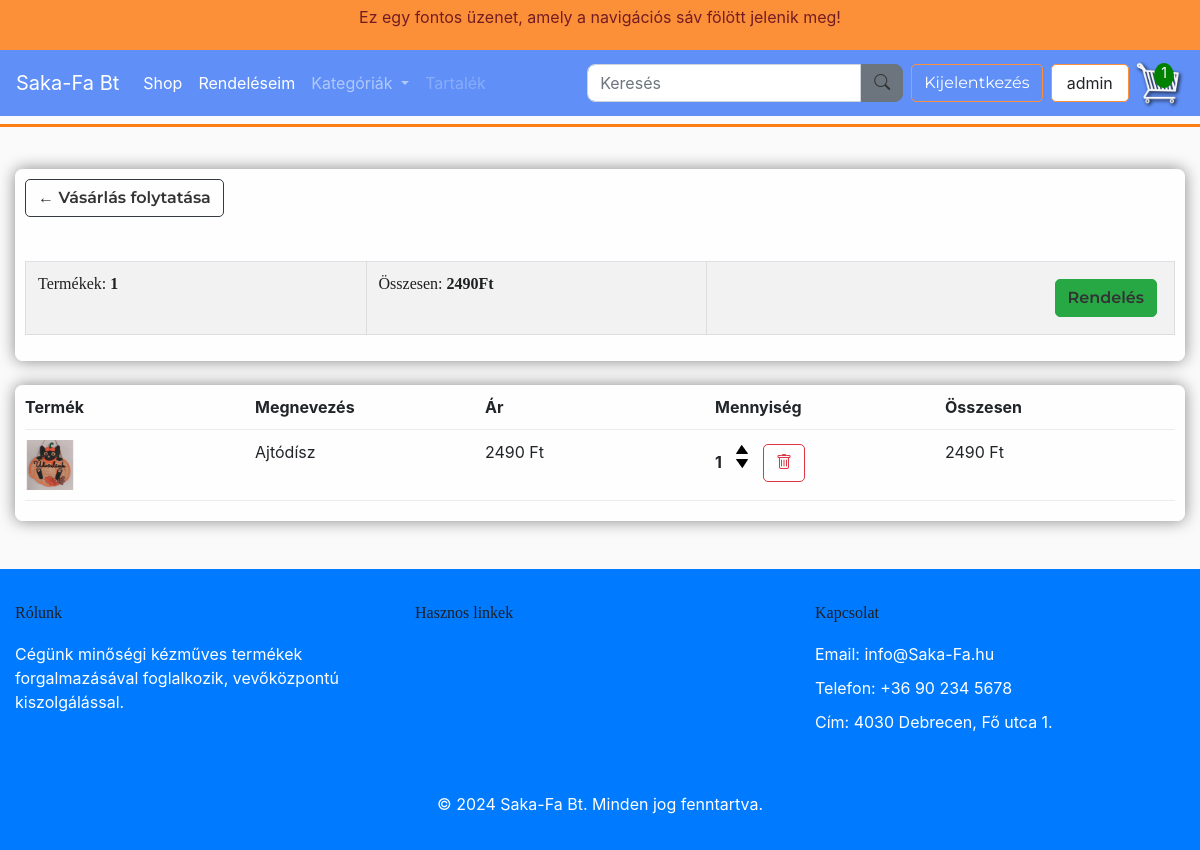
The app's page /cart/ (signed in), older data.
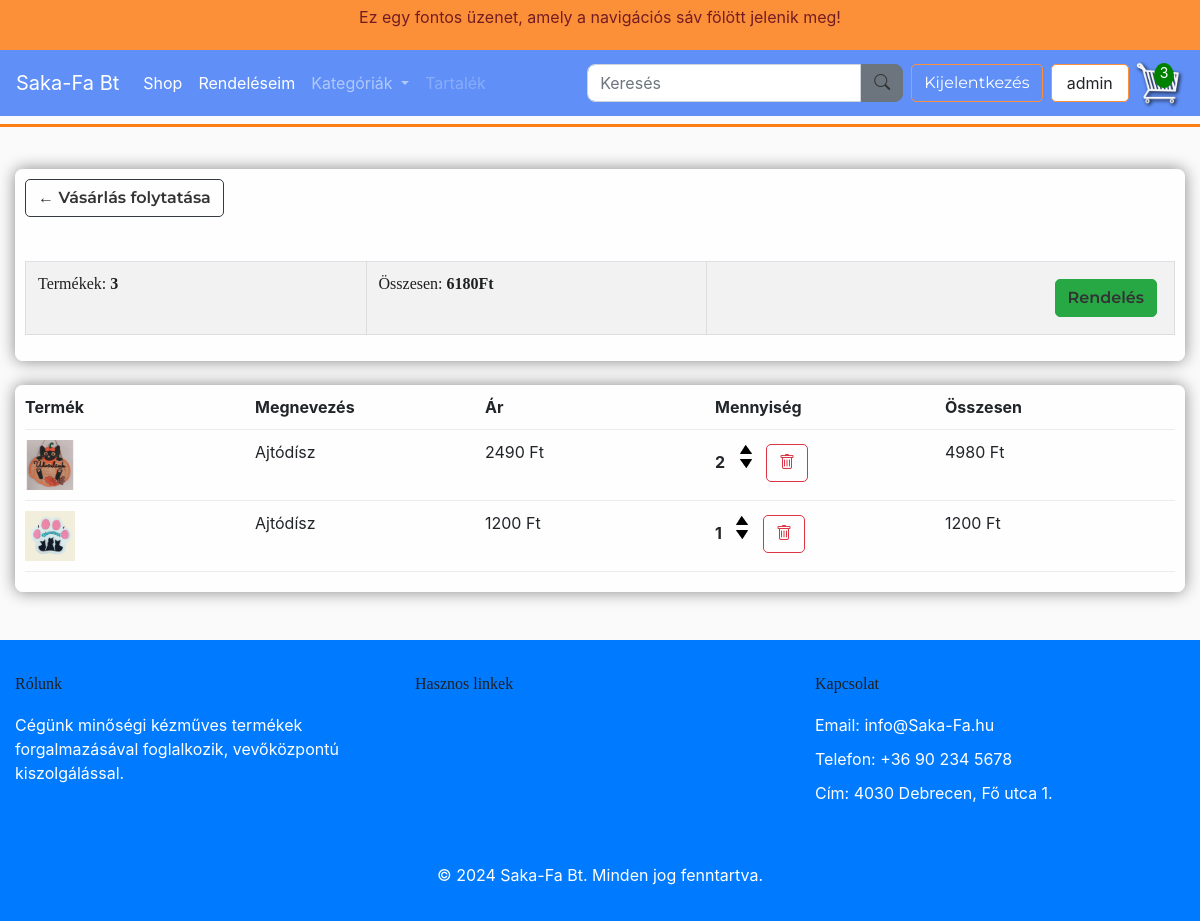
The same page, newer data.
### store/models.py (models this page shows, shortened)
class Order(models.Model):
    customer = models.ForeignKey(Customer, on_delete=models.SET_NULL, null=True, blank=True, verbose_name="Vásárló")
    date_order = models.DateTimeField(auto_now_add=True, verbose_name="Rendelés dátuma")
    complete = models.BooleanField(default=False, verbose_name="Befejezett")
    transaction_id = models.CharField(max_length=100, null=True, verbose_name="Tranzakció azonosító")
    discount_percentage = models.FloatField(default=0)
    class Meta:
        verbose_name = "Rendelés"
        verbose_name_plural = "Rendelések"
    @property
    def get_cart_total(self):
        orderitems = self.orderitem_set.all()
        total = sum([item.get_total for item in orderitems])
        return total
    @property
    def get_cart_items(self):
        orderitems = self.orderitem_set.all()
        total = sum([item.quantity for item in orderitems])
        return total

class OrderItem(models.Model):
    product = models.ForeignKey(Product, on_delete=models.SET_NULL, null=True)
    order = models.ForeignKey(Order, on_delete=models.SET_NULL, null=True)
    quantity = models.IntegerField(default=0, null=True, blank=True)
    date_added = models.DateTimeField(auto_now_add=True)
    class Meta:
        verbose_name = "Rendelési tétel"
        verbose_name_plural = "Rendelési tételek"
    @property
    def get_total(self):
        if self.product and self.product.price is not None:
            return self.product.price * self.quantity
        return 0  # Visszatér 0, ha a termék nincs vagy a price null

class Product(models.Model):
    CATEGORY_CHOICES = [
        ('option1', 'FÁBÓL KÉSZÜLT'),
        ('option2', 'KÖTÖTT-HORGOLT'),
        ('option3', 'PÖTTYÖSCICA'),
        ('option4', 'TEXTIL'),
    ]
    name = models.CharField(max_length=200)
    price = models.FloatField()
    discount_percentage = models.FloatField(default=0)  # Kedvezmény százalék mező
    image = models.ImageField(null=True, blank=True)
    description = models.TextField(blank=True)
    category = models.CharField(max_length=10, choices=CATEGORY_CHOICES, default='option1')
    class Meta:
        verbose_name = "Termék"
        verbose_name_plural = "Termékek"
    @property
    def imageURL(self):
        try:
            url = self.image.url
        except:
            url = ''
        return url

### store/views.py (the view)
# urls.py: path('cart/', views.cart, name="cart"),
def cart(request):
    data = cartData(request)
    context = {'items': data['items'], 'order': data['order'], 'cartItems': data['cartItems']}
    return render(request, 'store/cart.html', context)

### store/views.py (called while the page is built)
def cartData(request):
    if request.user.is_authenticated:
        customer = request.user.customer
        orders = Order.objects.filter(customer=customer, complete=False)
        if orders.exists():
            order = orders.first()
            items = order.orderitem_set.all()
            cartItems = order.get_cart_items
        else:
            items = []
            cartItems = 0
            order = {'get_cart_total': 0, 'get_cart_items': 0}  # Üres kosár
    else:
        items = []
        cartItems = 0
        order = {'get_cart_total': 0, 'get_cart_items': 0}  # Üres kosár
    return {'cartItems': cartItems, 'order': order, 'items': items}

### store/templates/store/cart.html
{% extends 'store/main.html' %}
{% load static %}
{% block content %}
<div class="row">
    <div class="col-lg-12">
        <div class="box-element">
            <a class="btn btn-outline-dark" href="{% url 'store' %}">&#x2190; Vásárlás folytatása</a><br><br>
            <table class="table">
                <tr>
                    <th><h5>Termékek: <strong>{{order.get_cart_items}}</strong></h5></th>
                    <th><h5>Összesen: <strong>{{order.get_cart_total|floatformat:0}}Ft</strong></h5></th>
                    <th><a style="float:right; margin:5px;" class="btn btn-success" href="{% url 'checkout' %}">Rendelés</a></th>
                </tr>
            </table>
        </div><br>
        <div class="box-element">
            <div class="cart-row">
                <div style="flex:1"><strong>Termék</strong></div>
                <div style="flex:1"><strong>Megnevezés</strong></div>
                <div style="flex:1"><strong>Ár</strong></div>
                <div style="flex:1"><strong>Mennyiség</strong></div>
                <div style="flex:1"><strong>Összesen</strong></div>
            </div>
            {% for item in items %}
            <div class="cart-row" data-product="{{ item.product.id }}">
                <div style="flex:1">
                    <a href="{% url 'product_detail' item.product.id %}">
                        <img class="row-image" src="{{ item.product.imageURL }}">
                    </a>
                </div>
                <div style="flex:1"><p>{{ item.product.name }}</p></div>
                <div style="flex:1"><p>{{ item.product.price|floatformat:0 }} Ft</p></div>
                <div style="flex:1">
                    <p class="quantity">{{ item.quantity }}</p>
                    <div class="quantity">
                        <img data-product="{{ item.product.id }}" data-action="add" class="chg-quantity update-cart" src="{% static 'images/arrow-up.png' %}">
                        <img data-product="{{ item.product.id }}" data-action="remove" class="chg-quantity update-cart" src="{% static 'images/arrow-down.png' %}">
                    </div>
                    <button class="delete-btn btn btn-outline-danger btn-delete" data-action="delete"><i class="bi bi-trash"></i></button>
                </div>
                <div style="flex:1"><p>{{ item.get_total|floatformat:0 }} Ft</p></div>
            </div>
            {% endfor %}
        </div>
    </div>
</div>
{% endblock content %}

### store/templates/store/main.html (shortened to what this page needs)
<!DOCTYPE html>
{% load static %}
<html lang="hu">
<head>
    <link href="https://cdnjs.cloudflare.com/ajax/libs/bootstrap-icons/1.10.0/font/bootstrap-icons.min.css" rel="stylesheet">
    <link rel="stylesheet" href="https://cdnjs.cloudflare.com/ajax/libs/font-awesome/6.0.0-beta3/css/all.min.css">
    <link rel="stylesheet" href="https://stackpath.bootstrapcdn.com/bootstrap/4.4.1/css/bootstrap.min.css">
    <link rel="stylesheet" type="text/css" href="{% static 'css/main.css' %}">
</head>
<body>
<div class="custom-banner">
    <p>Ez egy fontos üzenet, amely a navigációs sáv fölött jelenik meg!</p>
</div>
<nav class="navbar navbar-expand-lg navbar-dark bg-primary ">
    <a class="navbar-brand" href="{% url 'index' %}">Saka-Fa Bt</a>
    <div class="collapse navbar-collapse" id="navbarSupportedContent">
        <ul class="navbar-nav mr-auto">
            <li class="nav-item active">
                <a class="nav-link" href="{% url 'store' %}">Shop</a>
            </li>
            <li class="nav-item active">
                <a class="nav-link" href="{% url 'order_list' %}">Rendeléseim</a>
            </li>
            <li class="nav-item dropdown">
                <a class="nav-link dropdown-toggle" href="#" id="navbarDropdown" role="button" data-toggle="dropdown" aria-haspopup="true" aria-expanded="false">
                  Kategóriák
                </a>
              </li>
            <li class="nav-item">
                <a class="nav-link disabled" href="#">Tartalék</a>
            </li>
        </ul>
        <form class="d-flex align-items-center my-2 my-lg-0" method="GET" action="{% url 'search' %}">
            <input class="form-control mr-0" type="search" name="q" placeholder="Keresés" aria-label="Search">
            <button class="btn btn-secondary mr-2 custom-button" type="submit"><i class="bi bi-search" ></i></button>
        </form>
        <div class="form-inline my-2 my-lg-0">
            <div class="user-status" style="display: flex; align-items: center;">
                {% if user.is_authenticated %}
                    <form id="logout-form" method="POST" action="{% url 'logout' %}">
                        <button class="btn btn-outline-warning user-btn">Kijelentkezés</button>
                    </form>
                    <p class="user">{{ user.username }}</p>
                {% else %}
                    <a href="{% url 'login' %}" class="btn btn-outline-warning user-btn">Bejelentkezés</a>
                {% endif %}
            </div>
            {% if user.is_authenticated %}
            <div class="cart-container">
                <a href="{% url 'cart' %}" id="cart-icon-link">
                    <span id="cart-total">{{ cartItems }}</span>
                </a>
            </div>
            {% endif %}
        </div>
    </div>
</nav>
<div class="separator"></div>
<div class="container">
    <br>
    {% block content %}
    {% endblock content %}
</div>
<footer class="footer  text-white mt-5 py-4">
    <div class="container">
        <div class="row">
            <div class="col-lg-4 col-md-6 mb-4">
                <h5>Rólunk</h5>
                <p>Cégünk minőségi kézműves termékek forgalmazásával foglalkozik, vevőközpontú kiszolgálással.</p>
            </div>
            <div class="col-lg-4 col-md-6 mb-4">
                <h5>Hasznos linkek</h5>
            </div>
            <div class="col-lg-4 col-md-6 mb-4">
                <h5>Kapcsolat</h5>
                <p>Email: info@Saka-Fa.hu</p>
                <p>Telefon: +36 90 234 5678</p>
                <p>Cím: 4030 Debrecen, Fő utca 1.</p>
            </div>
        </div>
        <div class="text-center mt-4">
            <p>&copy; 2024 Saka-Fa Bt. Minden jog fenntartva.</p>
        </div>
    </div>
</footer>
</body>
</html>

### static/css/main.css (style rules this page uses)
body { background-color: hsl(0, 0%, 98%); }
.custom-banner { background-color: #fc9038; color: #721c24; padding: 5px 0; text-align: center; }
.navbar { background-color: #6090f7 !important; }
.separator { height: 3px; background-color:#fd7e14; margin-top: 8px; margin-bottom: 8px; }
h1,h2,h3,h4,h5,h6 { color:hsl(0, 0%, 30%); font-family: 'Lora', serif; }
.box-element { box-shadow:hsl(0, 0%, 53%) 0 0 16px; background-color: #fff; border-radius: 8px; padding: 10px; flex-grow: 1; position: relative; z-index: 2; background: rgba(255, 255, 255, 0.8); }
.filter-card-description h4, h5 { font-size: 1em; font-weight: 400; color: #1E1F20; margin-bottom: 8px; }
.btn, h4, h6 { font-family: 'Montserrat', sans-serif; font-size: 1em; color: #333333; font-weight: 600; }
.cart-container { position: relative; display: inline-block; }
#cart-total { position: absolute; top: 5px; left: 20px; background-color: green; color: white; width: 20px; height: 25px; border-radius: 50%; text-align: center; line-height: 20px; font-size: 14px; font-weight: normal; }
.col-lg-4, .col-lg-6, .col-lg-8, .col-lg-12 { margin-top: 10px; }
.btn { border-radius: 5px; }
.btn-delete { color:#dc3545; }
.user-btn { color: white !important; border-color: #fc9038; font-weight: 400; }
.custom-button { border-radius: 0 8px 8px 0; }
.form-control { border-radius: 8px 0 0 8px; }
.cart-row { display: flex; align-items: flex-stretch; padding-bottom: 10px; margin-bottom: 10px; border-bottom: 1px solid #ececec; }
.quantity { display: inline-block; font-weight: 700; padding-right:10px; }
.chg-quantity { width: 12px; cursor: pointer; display: block; margin-top: 5px; transition:.1s; }
.user { display: inline-block; padding: 0.375rem 0.95rem; font-size: 1rem; font-weight: 400; color: #212529; background-color: #fff; border: 1px solid #fc9038; border-radius: 0px; transition: background-color 0.15s ease-in-out, border-color 0.15s ease-in-out; white-space: nowrap; overflow: hidden; text-overflow: ellipsis; margin: 5px 0px 5px 8px; border-radius: 5px; margin-right: 5px; }
table { width: 100%; border-collapse: collapse; margin-top: 20px; }
th, td { border: 1px solid #ddd; padding: 10px; text-align: left; width: 100px; height: auto; }
th { background-color: #f2f2f2; font-weight: bold; }
.row-image { width: 50px; max-width: 50px; height: 50px; object-fit: cover; }
.footer { background-color: #007bff; color: #ffffff; padding: 40px 0; width: 100%; }
.footer h5 { margin-bottom: 20px; }
.footer p, .footer ul { margin-bottom: 10px; }
.mb-4 { margin-bottom: 1.5rem; }
.container { max-width: 1200px; margin: 0 auto; }

Row changes from the older to the newer data that the page shows:
removed OrderItem: product.imageURL (picture), product.name "Ajtódísz", product.price "2490", quantity "1", get_total "2490"
computed for Order: get_cart_items "1" → "3"; get_cart_total "2490" → "6180"
added OrderItem: product.imageURL (picture), product.name "Ajtódísz", product.price "2490", quantity "2", get_total "4980"
added OrderItem: product.imageURL (picture), product.name "Ajtódísz", product.price "1200", quantity "1", get_total "1200"
Text that changed along with them:
{{ cartItems }}: "1" → "3"
